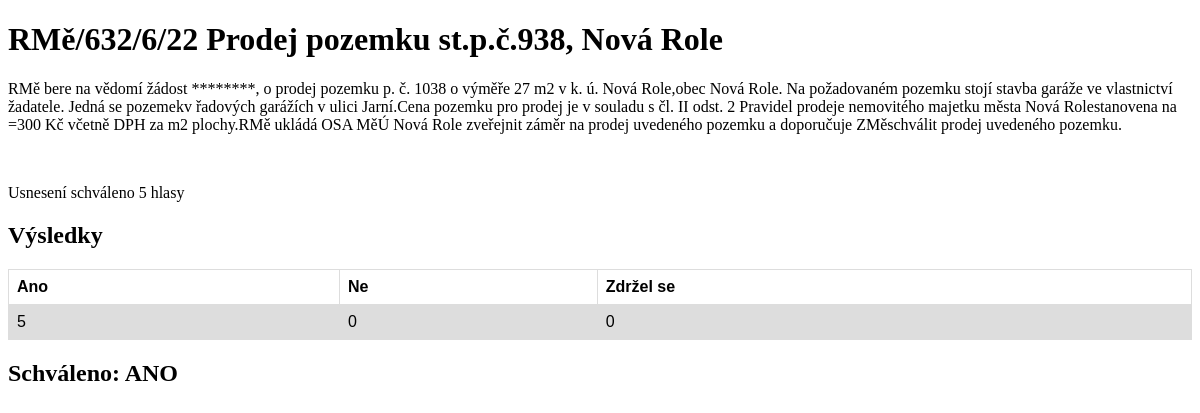
The app's page /scrapping/1713/ with its own data.
### scrapping/models.py (models this page shows, shortened)
class Resolution(models.Model):
    name = models.CharField(max_length=50)
    text = models.CharField(max_length=1000)
    result_text = models.CharField(max_length=200)
    vote_yes = models.IntegerField(default=0)
    vote_no = models.IntegerField(default=0)
    vote_neutral = models.IntegerField(default=0)
    date = models.DateField(default=datetime.date(2020, 1, 1))
    category = models.CharField(max_length=50, default='Category')
    link = models.CharField(max_length=200, default='google.com')
    def voting_result(self):
        quorum = ceil((self.vote_yes + self.vote_no + self.vote_neutral)/2)
        return self.vote_yes >= quorum

### scrapping/views.py (the view)
# urls.py: path('<int:res_id>/', views.detail, name='detail')
def detail(request, res_id):
    resolution = get_object_or_404(Resolution, pk=res_id)
    return render(request, 'detail.html', {'resolution': resolution})

### scrapping/templates/detail.html (shortened to what this page needs)
<!DOCTYPE html>
<html lang="en">
<head>
</head>
<body>
    <h1>{{ resolution.name }}</h1>
    <p>{{ resolution.text }}</p>
    <br>
    <p>{{ resolution.result_text }}</p>
    <h2>Výsledky</h2>
    <table style="width:100%">
      <tr>
        <th>Ano</th>
        <th>Ne</th>
        <th>Zdržel se</th>
      </tr>
      <tr>
        <td>{{ resolution.vote_yes }}</td>
        <td>{{ resolution.vote_no }}</td>
        <td>{{ resolution.vote_neutral }}</td>
      </tr>
    </table>
    <h2>Schváleno:
        {% if resolution.voting_result %}
            ANO
        {% else %}
            NE
        {% endif %}
    </h2>
</body>
</html>

### scrapping/templates/detail.html (style rules this page uses)
table { font-family: arial, sans-serif; border-collapse: collapse; width: 100%; }
td, th { border: 1px solid #dddddd; text-align: left; padding: 8px; }
tr:nth-child(even) { background-color: #dddddd; }

### records on screen
Resolution: name "RMě/632/6/22 Prodej pozemku st.p.č.938, Nová Role", text "RMě bere na vědomí žádost ********, o prodej pozemku p. č. 1038 o výměře 27 m2 v k. ú. Nová Role,obec Nová Role. Na požadovaném pozemku stojí stavba garáže ve vlastnictví žadatele. Jedná se pozemekv řadových garážích v ulici Jarní.Cena pozemku pro prodej je v souladu s čl. II odst. 2 Pravidel prodeje nemovitého majetku města Nová Rolestanovena na =300 Kč včetně DPH za m2 plochy.RMě ukládá OSA MěÚ Nová Role zveřejnit záměr na prodej uvedeného pozemku a doporučuje ZMěschválit prodej uvedeného pozemku.", result_text "Usnesení schváleno 5 hlasy", vote_yes "5", vote_no "0", vote_neutral "0"
